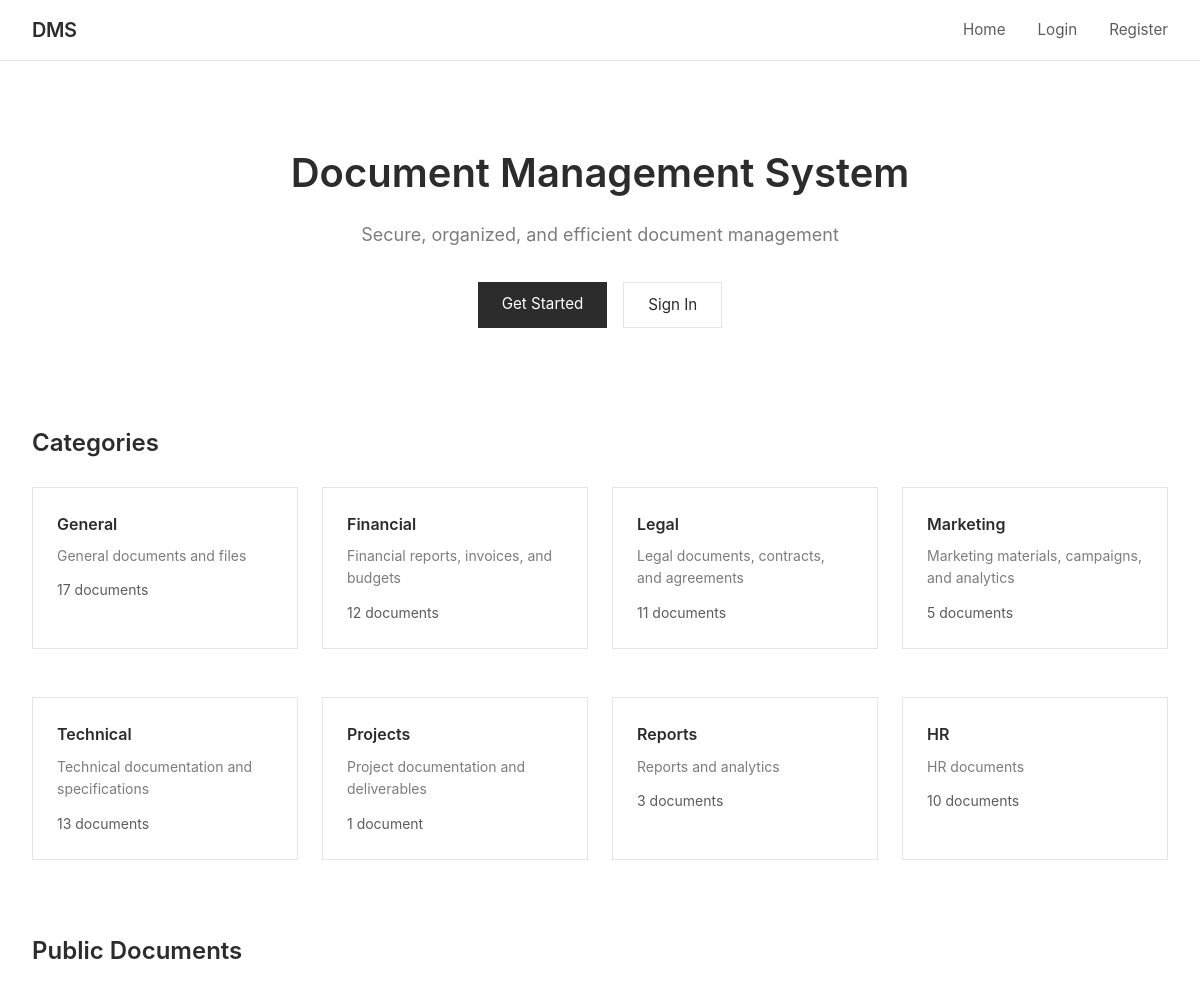
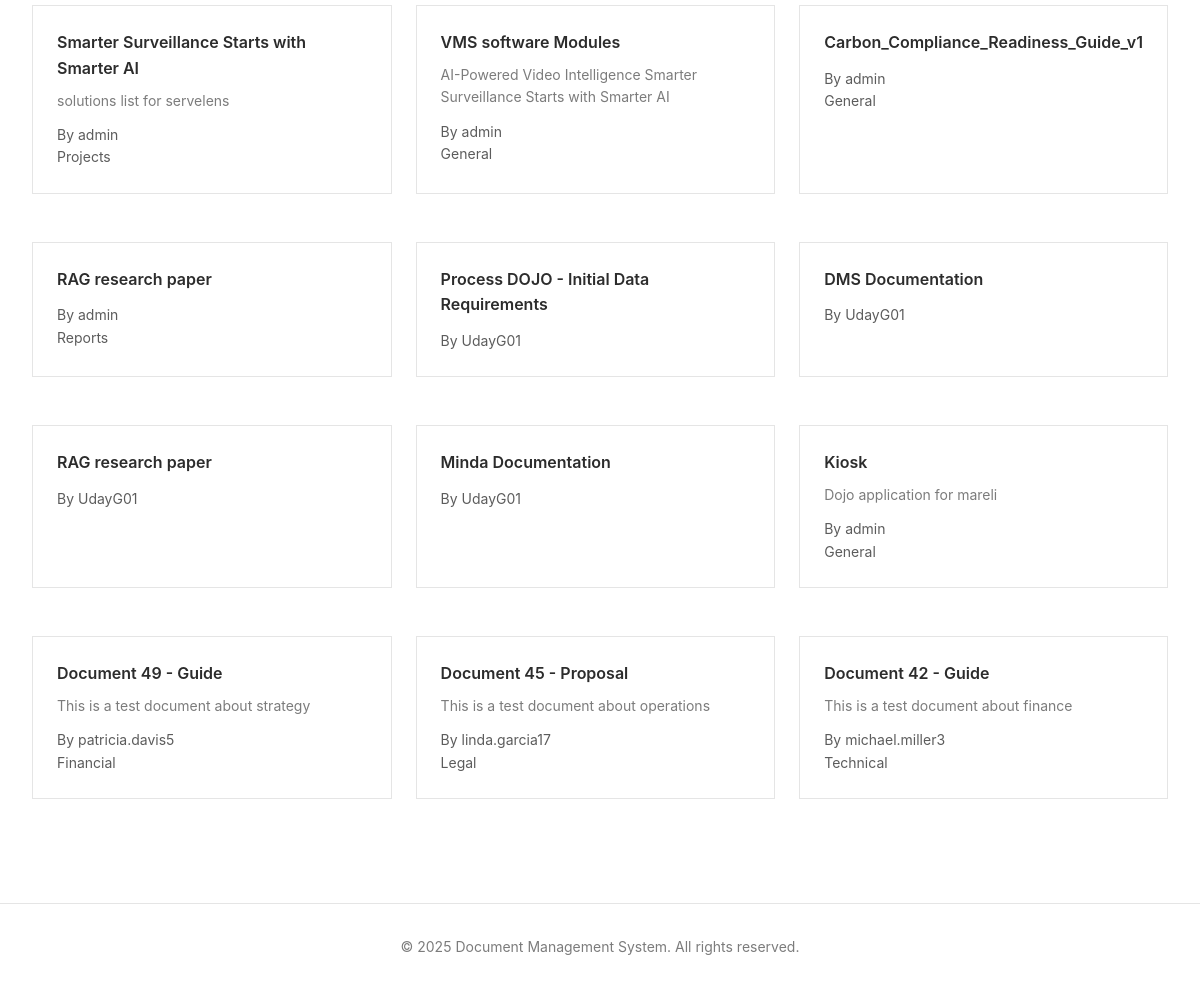
The page / on the database its author committed (2 pictures, top to bottom).
### documents/models.py (models this page shows, shortened)
class Category(models.Model):
    name = models.CharField(max_length=100, unique=True)
    description = models.TextField(blank=True)
    color = models.CharField(max_length=7, default='#007bff', help_text="Hex color code")
    icon = models.CharField(max_length=50, blank=True, help_text="Icon class name")
    parent = models.ForeignKey('self', on_delete=models.CASCADE, null=True, blank=True, related_name='subcategories')
    created_at = models.DateTimeField(auto_now_add=True)
    created_by = models.ForeignKey(User, on_delete=models.SET_NULL, null=True, related_name='created_categories')
    class Meta:
        verbose_name_plural = "Categories"
        ordering = ['name']

class Document(models.Model):
    ACCESS_LEVEL_CHOICES = [
        ('public', 'Public'),
        ('private', 'Private'),
        ('role', 'Role-Based'),
        ('custom', 'Custom Users'),
    ]
    title = models.CharField(max_length=255)
    description = models.TextField(blank=True)
    file = models.FileField(upload_to=document_upload_path)
    file_size = models.BigIntegerField(default=0, help_text="Size in bytes")
    file_type = models.CharField(max_length=100, blank=True)
    owner = models.ForeignKey(User, on_delete=models.CASCADE, related_name='owned_documents')
    access_level = models.CharField(max_length=10, choices=ACCESS_LEVEL_CHOICES, default='private')
    required_role_level = models.IntegerField(
        default=1,
        validators=[MinValueValidator(1), MaxValueValidator(100)],
        help_text="Minimum role level required (for role-based access)"
    )
    category = models.ForeignKey(Category, on_delete=models.SET_NULL, null=True, blank=True, related_name='documents')
    folder   = models.ForeignKey('Folder', on_delete=models.SET_NULL, null=True, blank=True,
                                 related_name='folder_documents')
    tags = models.ManyToManyField(Tag, blank=True, related_name='documents')
    shared_with = models.ManyToManyField(User, blank=True, related_name='shared_documents')
    version = models.IntegerField(default=1)
    is_locked = models.BooleanField(default=False, help_text="Locked documents cannot be edited")
    locked_by = models.ForeignKey(User, on_delete=models.SET_NULL, null=True, blank=True, related_name='locked_documents')
    views_count = models.IntegerField(default=0)
    downloads_count = models.IntegerField(default=0)
    created_at = models.DateTimeField(auto_now_add=True)
    updated_at = models.DateTimeField(auto_now=True)
    allow_comments = models.BooleanField(default=True)
    allow_download = models.BooleanField(default=True)
    is_deleted = models.BooleanField(default=False)
    deleted_at = models.DateTimeField(null=True, blank=True)
    class Meta:
        ordering = ['-updated_at', '-created_at']
        indexes = [
            models.Index(fields=['owner', 'access_level']),
            models.Index(fields=['created_at']),
            models.Index(fields=['title']),
        ]

class User(AbstractUser):
    USER_TYPE_CHOICES = [
        ('guest', 'Guest'),
        ('user', 'Regular User'),
        ('admin', 'Admin'),
    ]
    user_type = models.CharField(max_length=10, choices=USER_TYPE_CHOICES, default='user')
    role = models.ForeignKey(Role, on_delete=models.SET_NULL, null=True, blank=True, related_name='users')
    bio = models.TextField(blank=True)
    avatar = models.ImageField(upload_to='avatars/', null=True, blank=True)
    phone = models.CharField(max_length=20, blank=True)
    department = models.CharField(max_length=100, blank=True)
    created_at = models.DateTimeField(auto_now_add=True)
    updated_at = models.DateTimeField(auto_now=True)
    last_activity = models.DateTimeField(auto_now=True)
    is_active = models.BooleanField(default=True)
    class Meta:
        ordering = ['-created_at']

### documents/views.py (the view)
# urls.py: path('', views.home_view, name='home'),
def home_view(request):
    public_documents = Document.objects.filter(
        access_level='public',
        is_deleted=False
    ).select_related('owner', 'category').prefetch_related('tags')[:12]
    categories = Category.objects.annotate(
        doc_count=Count('documents')
    ).filter(doc_count__gt=0)[:8]
    context = {
        'public_documents': public_documents,
        'categories': categories,
    }
    return render(request, 'documents/home.html', context)

### documents/templates/documents/home.html (shortened to what this page needs)
{% extends 'documents/base.html' %}
{% block content %}
<div style="text-align: center; padding: 3rem 0;">
    <h1 style="font-size: 2.5rem; font-weight: 600; margin-bottom: 1rem; color: #2c2c2c;">
        Document Management System
    </h1>
    <p style="font-size: 1.125rem; color: #7c7c7c; margin-bottom: 2rem;">
        Secure, organized, and efficient document management
    </p>
    {% if not user.is_authenticated %}
        <div style="display: flex; gap: 1rem; justify-content: center;">
            <a href="{% url 'register' %}" class="btn">Get Started</a>
            <a href="{% url 'login' %}" class="btn-secondary btn">Sign In</a>
        </div>
    {% endif %}
</div>
{% if categories %}
<div style="margin: 3rem 0;">
    <h2 style="font-size: 1.5rem; font-weight: 600; margin-bottom: 1.5rem; color: #2c2c2c;">
        Categories
    </h2>
    <div class="grid grid-4">
        {% for category in categories %}
            <div class="card">
                <h3 style="font-size: 1rem; font-weight: 600; margin-bottom: 0.5rem;">
                    {{ category.name }}
                </h3>
                <p style="font-size: 0.875rem; color: #7c7c7c; margin-bottom: 0.75rem;">
                    {{ category.description|truncatewords:10 }}
                </p>
                <p style="font-size: 0.875rem; color: #5c5c5c;">
                    {{ category.doc_count }} document{{ category.doc_count|pluralize }}
                </p>
            </div>
        {% endfor %}
    </div>
</div>
{% endif %}
{% if public_documents %}
<div style="margin: 3rem 0;">
    <h2 style="font-size: 1.5rem; font-weight: 600; margin-bottom: 1.5rem; color: #2c2c2c;">
        Public Documents
    </h2>
    <div class="grid grid-3">
        {% for document in public_documents %}
            <div class="card">
                <h3 style="font-size: 1rem; font-weight: 600; margin-bottom: 0.5rem;">
                    <a href="{% url 'document_detail' document.pk %}" style="color: #2c2c2c; text-decoration: none;">
                        {{ document.title }}
                    </a>
                </h3>
                <p style="font-size: 0.875rem; color: #7c7c7c; margin-bottom: 0.75rem;">
                    {{ document.description|truncatewords:15 }}
                </p>
                <div style="font-size: 0.875rem; color: #5c5c5c;">
                    <p>By {{ document.owner.username }}</p>
                    {% if document.category %}
                        <p>{{ document.category.name }}</p>
                    {% endif %}
                </div>
            </div>
        {% endfor %}
    </div>
</div>
{% endif %}
{% endblock %}

### documents/templates/documents/base.html (style rules this page uses)
* { margin: 0; padding: 0; box-sizing: border-box; }
body { font-family: -apple-system, BlinkMacSystemFont, 'Segoe UI', Arial, sans-serif; background: #ffffff; color: #2c2c2c; line-height: 1.6; min-height: 100vh; display: flex; flex-direction: column; }
.btn { display: inline-block; padding: 0.625rem 1.5rem; background: #2c2c2c; color: #ffffff; text-decoration: none; border: none; cursor: pointer; font-size: 0.95rem; transition: background 0.2s; }
.btn-secondary { background: #ffffff; color: #2c2c2c; border: 1px solid #e5e5e5; }
.card { background: #ffffff; border: 1px solid #e5e5e5; padding: 1.5rem; margin-bottom: 1.5rem; }
.grid { display: grid; gap: 1.5rem; }
.grid-3 { grid-template-columns: repeat(3, 1fr); }
.grid-4 { grid-template-columns: repeat(4, 1fr); }

### rows shown on the page
Category: name "General", description "General documents and files", doc_count "17"
Category: name "Financial", description "Financial reports, invoices, and budgets", doc_count "12"
Category: name "Legal", description "Legal documents, contracts, and agreements", doc_count "11"
Category: name "Marketing", description "Marketing materials, campaigns, and analytics", doc_count "5"
Category: name "Technical", description "Technical documentation and specifications", doc_count "13"
Category: name "Projects", description "Project documentation and deliverables", doc_count "1"
Category: name "Reports", description "Reports and analytics", doc_count "3"
Category: name "HR", description "HR documents", doc_count "10"
Document: title "Smarter Surveillance Starts with Smarter AI", description "solutions list for servelens", owner.username "admin", category.name "Projects"
Document: title "VMS software Modules", description "AI-Powered Video Intelligence Smarter Surveillance Starts with Smarter AI", owner.username "admin", category.name "General"
Document: title "Carbon_Compliance_Readiness_Guide_v1", owner.username "admin", category.name "General"
Document: title "RAG research paper", owner.username "admin", category.name "Reports"
Document: title "Process DOJO - Initial Data Requirements", owner.username "UdayG01"
Document: title "DMS Documentation", owner.username "UdayG01"
Document: title "RAG research paper", owner.username "UdayG01"
Document: title "Minda Documentation", owner.username "UdayG01"
Document: title "Kiosk", description "Dojo application for mareli", owner.username "admin", category.name "General"
Document: title "Document 49 - Guide", description "This is a test document about strategy", owner.username "patricia.davis5", category.name "Financial"
Document: title "Document 45 - Proposal", description "This is a test document about operations", owner.username "linda.garcia17", category.name "Legal"
Document: title "Document 42 - Guide", description "This is a test document about finance", owner.username "michael.miller3", category.name "Technical"
